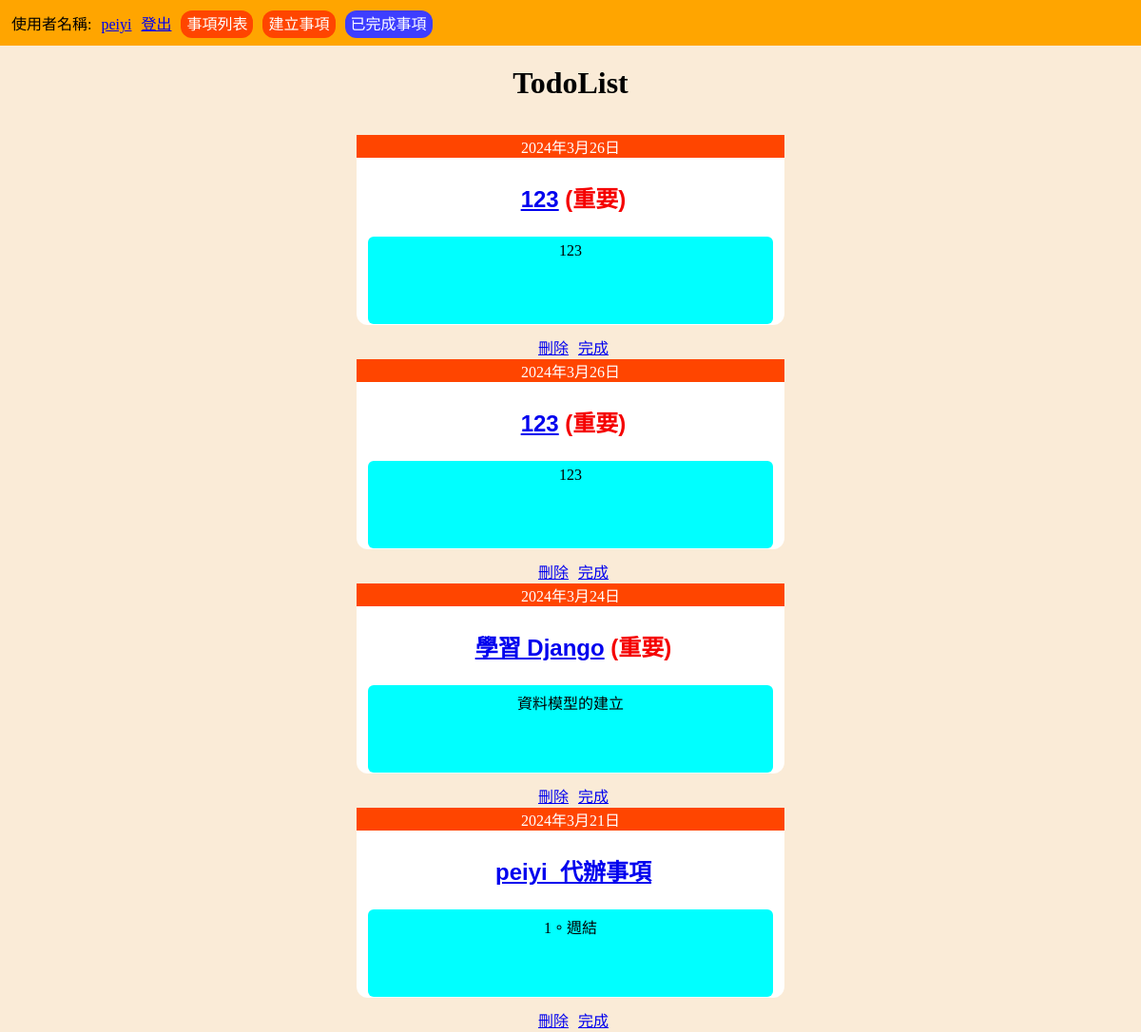
Page / (signed in) on the earlier database version.
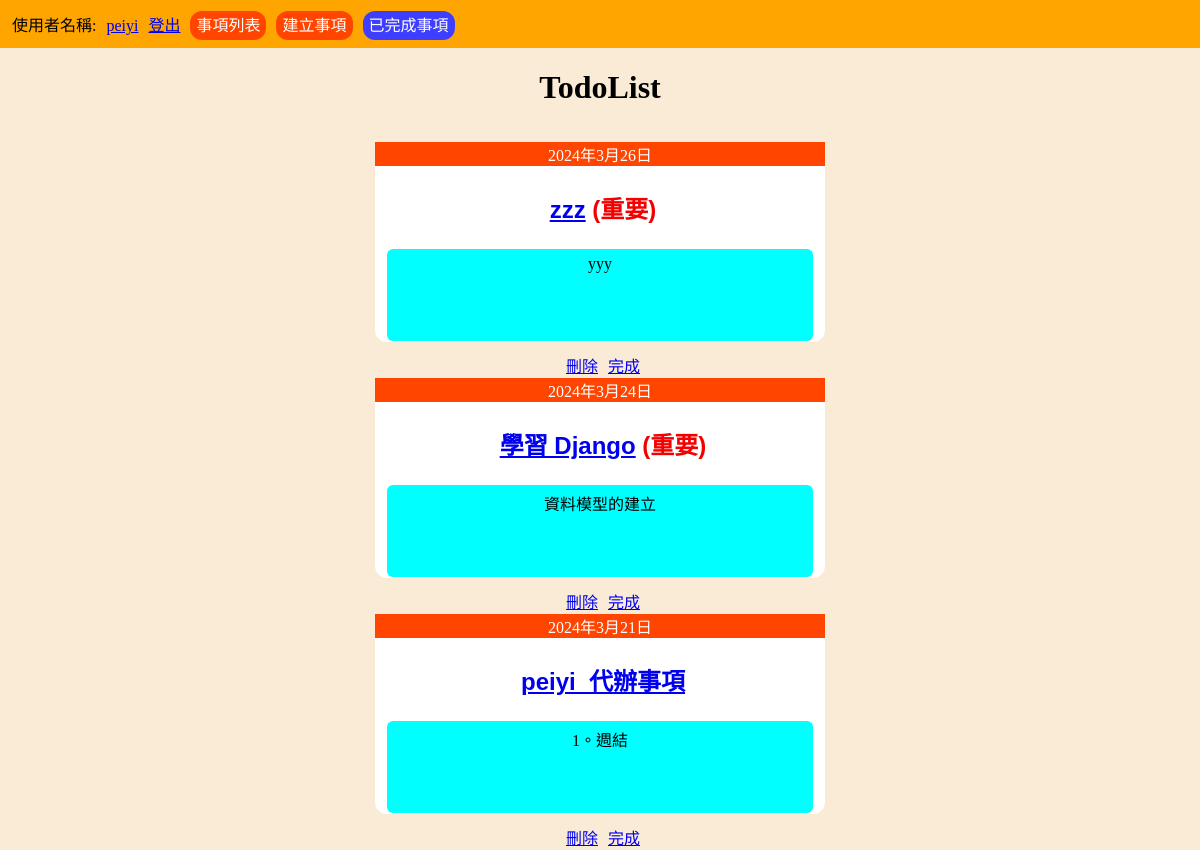
Same page on the later database version.
### todo/models.py (models this page shows, shortened)
class Todo(models.Model):
    title = models.CharField(max_length=100, null=False)
    text = models.TextField(blank=True)
    created = models.DateField(auto_now_add=True)
    date_completed = models.DateTimeField(blank=True, null=True)
    important = models.BooleanField(default=False)
    user = models.ForeignKey(User, on_delete=models.CASCADE)
    completed = models.BooleanField(default=False)

### todo/views.py (the view)
# urls.py: path("", views.todolist, name="todolist"),
def todolist(request):
    todos = None
    if request.user.is_authenticated:
        todos = Todo.objects.filter(user=request.user, completed=False).order_by(
            "-created"
        )
    return render(request, "todo/todo.html", {"todos": todos})

### todo/templates/todo/todo.html (shortened to what this page needs)
{% extends 'base.html' %}
{% block content %}
<h1>
    {% if completed %}
    Completed-Todo
    {% else %}
    TodoList
    {% endif %}
</h1>
{% for todo in todos %}
<div class="todo-list">
    <p class="date">{{todo.created}}</p>
    <p class="title">
        <a href="{% url 'view-todo' todo.id %}"> {{todo.title}}</a>
        {% if todo.important %}
        <span class="important">(重要)</span>
        {% endif %}
    </p>
    <p class="text">{{todo.text}}</p>
    <a href="{% url 'delete-todo' todo.id %}" onclick="return confirmDelete()">刪除</a>
    <a href="{% url 'completed-todo' todo.id %}" onclick="return confirmCompleted()">完成</a>
</div>
{% endfor %}
{% endblock %}

Differences in the rows shown:
no longer on this page (row edited): Todo: created "2024年3月26日", title "123", important "(重要)", text "123"
changed Todo: title "123" → "zzz"; text "123" → "yyy"
